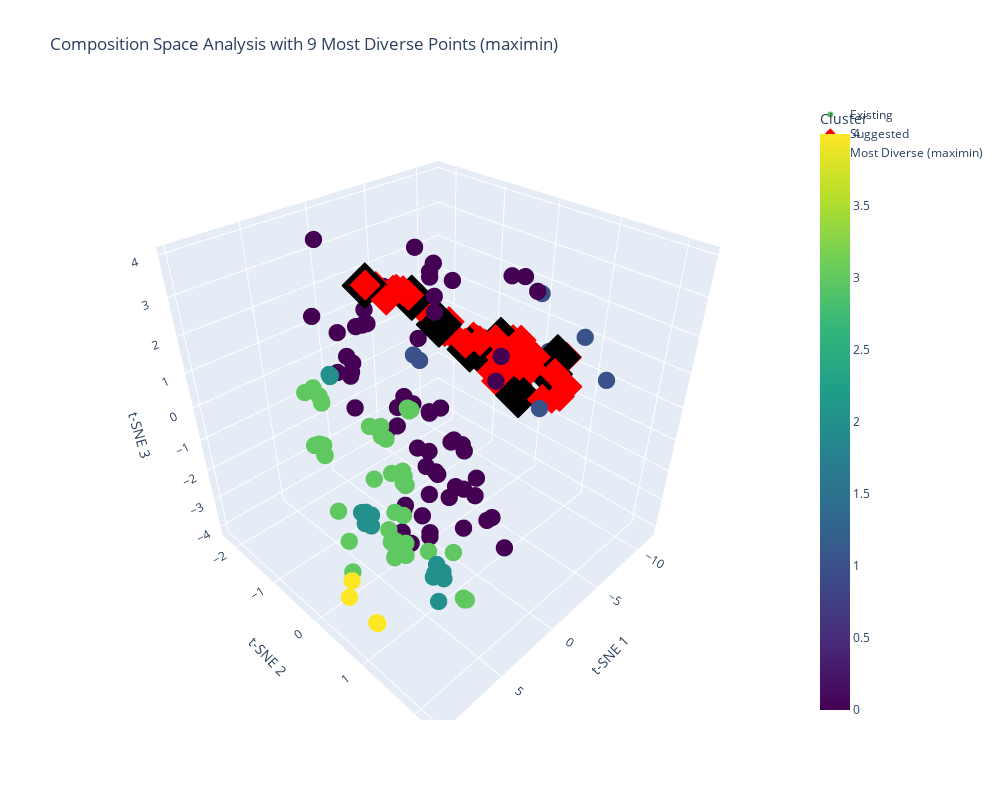

Notebook source saved alongside this figure:
### Markdown cell above
## Identify Diverse Compositions

### Code cell
# After generating new compositions and running t-SNE
diverse_indices, fig = analyzer.plot_with_diverse_points(
    embeddings=original_embeddings,
    clusters=clusters,
    new_embeddings=new_embeddings,
    new_compositions=new_compositions,  # Added this parameter
    n_diverse=9,
    method='maximin',
    constraints={  # Same constraints format as suggest_new_compositions
        'V': (0.8, 0.95),
        'Cr': (0.0, 0.1),
        'Ti': (0.0, 0.1),
        'W': (0.0, 0.1),
        'Zr': (0.0, 0.02)
    }
)

# Show the plot
fig.show()

# Get the actual diverse compositions that meet the constraints
diverse_compositions = [new_compositions[i] for i in diverse_indices]

### Figure 1 — Plotly figure (JSON) as saved in the notebook; plotly's stock layout.template omitted (floating-point values rounded to 4 significant figures; data arrays with more than 128 entries replaced by an {"elided": "..."} marker saying what was removed)
{"data": [{"marker": {"color": {"elided": "142 int values"}, "colorbar": {"title": {"text": "Cluster"}}, "colorscale": [[0, "#440154"], [0.1111, "#482878"], [0.2222, "#3e4989"], [0.3333, "#31688e"], [0.4444, "#26828e"], [0.5556, "#1f9e89"], [0.6667, "#35b779"], [0.7778, "#6ece58"], [0.8889, "#b5de2b"], [1, "#fde725"]], "showscale": true, "size": 6}, "mode": "markers", "name": "Existing", "type": "scatter3d", "x": {"elided": "142 float values"}, "y": {"elided": "142 float values"}, "z": {"elided": "142 float values"}}, {"marker": {"color": "red", "size": 8, "symbol": "diamond"}, "mode": "markers", "name": "Suggested", "type": "scatter3d", "x": [-3.76, -5.235, -0.6523, -7.102, -8.406, -8.396, -7.852, -7.561, 0.7495, 0.7892, 1.192, -4.94, -3.321, -6.953, -7.316, -7.83, -0.3382, -7.721, -3.02, -2.833, -8.607, -8.496, 0.5321, -6.588, -8.787, -3.332, -7.717, -1.741, -7.103, -5.945, -1.175, -6.249, -1.049, -8.271, -4.248, -5.513, -4.221, -6.906, -8.303, -8.807], "y": [-0.3974, 0.4495, -0.7362, -0.3301, 0.1042, 1.001, 0.9715, -0.4188, -0.9447, -0.5924, -0.8968, -0.1594, 0.006161, 0.9837, 0.7639, -0.3908, -0.7232, 0.2058, -0.3568, -0.2886, 0.9081, 0.7455, -0.8539, 0.6861, -0.1159, -0.5008, 0.2356, -0.5293, 0.3346, 0.1716, -0.6196, 0.6846, -0.6971, -0.007672, 0.09229, 0.147, -0.404, -0.03935, -0.433, 0.1502], "z": [1.704, 1.134, 2.775, 0.06744, -0.5424, 0.1372, -0.08174, 0.4702, 3.033, 2.779, 3.02, 1.265, 1.458, 0.7584, -0.2573, -0.2707, 2.8, -0.6615, 1.831, 1.639, 0.8981, -0.4478, 2.925, 1.057, -0.1096, 1.403, 0.2924, 2.313, 1.202, 0.7955, 2.625, 0.7889, 2.708, 0.7905, 1.443, 1.319, 1.243, -0.2751, 0.2959, 0.5807]}, {"marker": {"color": "black", "size": 12, "symbol": "diamond"}, "mode": "markers", "name": "Most Diverse (maximin)", "type": "scatter3d", "x": [-9.009, 1.218, -3.813, -6.432, -1.279, -7.148, -7.815, -2.642, -5.148], "y": [0.5942, -0.9011, -0.01118, 0.08061, -0.5856, 0.3433, 0.8766, -0.3646, -0.1261], "z": [0.08862, 3.013, 1.199, 1.129, 2.569, -0.4456, 1.005, 1.814, 0.9484]}], "layout": {"height": 800, "scene": {"xaxis": {"title": {"text": "t-SNE 1"}}, "yaxis": {"title": {"text": "t-SNE 2"}}, "zaxis": {"title": {"text": "t-SNE 3"}}}, "showlegend": true, "title": {"text": "Composition Space Analysis with 9 Most Diverse Points (maximin)"}, "width": 1000}}
